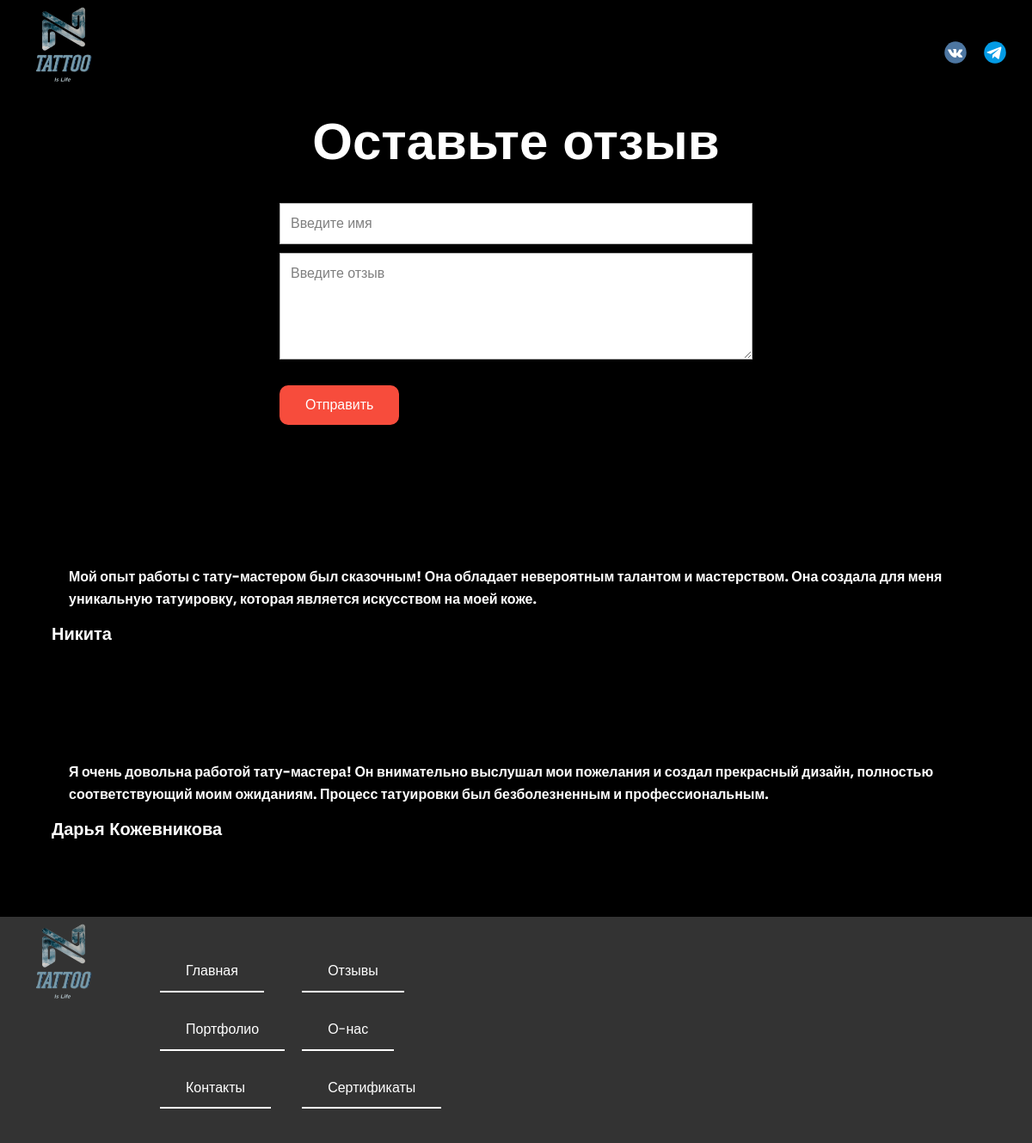
Screenshot of /Site1/page/Reviews.php with the database file from the repository.
### tables this page shows
CREATE TABLE `reviews` (
  `id_reviews` int(11) NOT NULL,
  `name` varchar(255) NOT NULL,
  `message` varchar(255) NOT NULL
);

### Site1/php/func.php (called while the page is built, shortened)
<?php
require_once 'config.php';
function getReviews(){
    global $pdo;
    $sql = 'SELECT * FROM reviews';
    $res = $pdo->query($sql);
    return $res->fetchAll();
}

### Site1/page/Reviews.php (the view, shortened to what this page needs)
<?php
  require_once('../php/func.php');
$reviews = getReviews();
?>
<!DOCTYPE html>
<html style="font-size: 16px;" lang="ru"><head>
    <link rel="stylesheet" href="../css/nicepage.css" media="screen">
<link rel="stylesheet" href="../css/Reviews.css" media="screen">
  <meta data-intl-tel-input-cdn-path="intlTelInput/"></head>
  <body data-path-to-root="./" data-include-products="false" class="u-body u-overlap u-overlap-contrast u-overlap-transparent u-xl-mode" data-lang="ru"><header class="u-align-center-sm u-align-center-xs u-clearfix u-header" id="sec-bdaf"><div class="u-clearfix u-sheet u-sheet-1">
        <a href="../index.php" class="u-image u-logo u-image-1" data-image-width="1925" data-image-height="2160">
          <img src="../images/f17715ae-4b19-37d7-af5e-aa8bac2a9376.jpg" class="u-logo-image u-logo-image-1">
        </a>
        <div class="u-hidden-xs u-social-icons u-spacing-20 u-social-icons-1">
          <a class="u-social-url" target="_blank" data-type="VK" title="VK" href="https://vk.com/lilpeep1996185"><span class="u-icon u-social-icon u-social-vk u-icon-1"><svg class="u-svg-link" preserveAspectRatio="xMidYMin slice" viewBox="0 0 112 112" style=""><use xlink:href="#svg-27f3"></use></svg></span>
          </a>
          <a class="u-social-url" target="_blank" data-type="Telegram" title="Telegram" href="https://t.me/tatoo250"><span class="u-icon u-social-icon u-social-telegram u-icon-2"><svg class="u-svg-link" preserveAspectRatio="xMidYMin slice" viewBox="0 0 112 112" style=""><use xlink:href="#svg-8fd4"></use></svg></span>
          </a>
        </div>
      </div></header>
    <section class="u-align-center u-black u-clearfix u-section-1" id="sec-d6fa">
      <div class="u-clearfix u-sheet u-sheet-1">
        <h2 class="u-text u-text-default u-text-1">Оставьте отзыв</h2>
        <div class="u-form u-form-1">
          <form onsubmit="location.reload();" action="" method="POST" class="u-clearfix u-form-spacing-10 u-form-vertical u-inner-form" style="padding: 10px">
          <div class="u-form-group u-form-name u-label-none">
              <input type="text" placeholder="Введите имя" id="name-3b9a" name="name" class="u-input u-input-rectangle" required="">
            </div>
            <div class="u-form-group u-form-message u-label-none">
              <textarea placeholder="Введите отзыв" rows="4" cols="50" id="message-3b9a" name="message" class="u-input u-input-rectangle" required=""></textarea>
            </div>
            <div class="u-align-left u-form-group">
            <input type="submit" value="Отправить" class="u-active-white u-border-none u-btn u-btn-round u-button-style u-custom-color-2 u-hover-white u-radius-10 u-btn-1" >
            </div>
          </form>
        </div>
      </div>
    </section>
    <?php foreach($reviews as $review): ?>
    <section class="u-black u-clearfix u-section-2" id="sec-5439">
      <div class="u-clearfix u-sheet u-sheet-1">
        <div class="data-layout-selected u-clearfix u-expanded-width-md u-expanded-width-sm u-expanded-width-xs u-gutter-0 u-layout-wrap u-layout-wrap-1">
          <div class="u-layout">
            <div class="u-layout-row">
              <div class="u-align-center-sm u-align-center-xs u-align-left-lg u-align-left-md u-align-left-xl u-container-style u-layout-cell u-right-cell u-size-60 u-layout-cell-1">
                <div class="u-container-layout u-container-layout-1">
                  <p class="u-text u-text-1"><?=$review['message']?></p>
                  <h5 class="u-text u-text-2"><?=$review['name']?></h5>
                </div>
              </div>
            </div>
          </div>
        </div>
      </div>
    </section>
    <?php endforeach; ?>
    <footer class="u-align-center-md u-align-center-sm u-align-center-xs u-clearfix u-footer u-grey-80" id="sec-1fad"><div class="u-clearfix u-sheet u-sheet-1">
      <div class="menu">
        <a href="../index.php" class="u-image u-logo u-image-1" style="margin: 0 50px 0 0;" data-image-width="1925" data-image-height="2160">
          <img src="../images/f17715ae-4b19-37d7-af5e-aa8bac2a9376.jpg" class="u-logo-image u-logo-image-1">
        </a>
        <ul class="ul_menu">
          <li class="li_menu"><a href="../index.php" class="u-active-none u-border-2 u-border-no-left u-border-no-right u-border-no-top u-border-white u-btn u-btn-rectangle u-button-style u-hover-none u-none u-btn-1">Главная </a></li>
          <li class="li_menu"><a href="../page/Portfolio.php" class="u-active-none u-border-2 u-border-no-left u-border-no-right u-border-no-top u-border-white u-btn u-btn-rectangle u-button-style u-hover-none u-none u-btn-2">Портфолио </a></li>
          <li class="li_menu"><a href="../page/Contacts.php" class="u-active-none u-border-2 u-border-no-left u-border-no-right u-border-no-top u-border-white u-btn u-btn-rectangle u-button-style u-hover-none u-none u-btn-3">Контакты </a></li>
        </ul>
        <ul>
          <li class="li_menu"><a href="../page/Contacts.php" class="u-active-none u-border-2 u-border-no-left u-border-no-right u-border-no-top u-border-white u-btn u-btn-rectangle u-button-style u-hover-none u-none u-btn-3">Отзывы </a></li>
          <li class="li_menu"><a href="../page/AboutUs.php" class="u-active-none u-border-2 u-border-no-left u-border-no-right u-border-no-top u-border-white u-btn u-btn-rectangle u-button-style u-hover-none u-none u-btn-3">О-нас </a></li>
          <li class="li_menu"><a href="../page/Certificates.php" class="u-active-none u-border-2 u-border-no-left u-border-no-right u-border-no-top u-border-white u-btn u-btn-rectangle u-button-style u-hover-none u-none u-btn-3">Сертификаты </a></li>
        </ul>
      </div>
      </div>
    </footer>
    <?php
      include('../templatess/loginAgain.php');
    ?>
</body></html>

### Site1/templatess/loginAgain.php (shortened to what this page needs)
<link rel="stylesheet" href="../css/style.css" media="screen">

### Site1/css/Reviews.css (style rules this page uses)
.u-section-1 { background-image: none; }
.u-section-1 .u-sheet-1 { min-height: 612px; }
.u-section-1 .u-text-1 { font-weight: 700; margin: 131px auto 0; }
.u-section-1 .u-form-1 { width: 570px; margin: 29px auto 59px; }
.u-section-1 .u-btn-1 { background-image: none; }
.u-section-2 { background-image: none; }
.u-section-2 .u-layout-wrap-1 { margin-bottom: 60px; }
.u-section-2 .u-container-layout-1 { padding: 30px; }
.u-section-2 .u-text-1 { font-weight: 700; margin: 16px 20px 0; }
.u-section-2 .u-text-2 { margin: 16px 0 0; }
.menu { display: flex; }
.li_menu { list-style-type: none; }

### Site1/css/style.css (style rules this page uses)
* { margin: 0; padding: 0; box-sizing: border-box; font-family: 'Poppins', sans-serif; }
body { min-height: 100vh; width: 100%; background: aqua; }

### rows the page displays
reviews: message "Мой опыт работы с тату-мастером был сказочным! Она обладает невероятным талантом и мастерством. Она создала для меня уникальную татуировку, которая является искусством на моей коже.", name "Никита"
reviews: message "Я очень довольна работой тату-мастера! Он внимательно выслушал мои пожелания и создал прекрасный дизайн, полностью соответствующий моим ожиданиям. Процесс татуировки был безболезненным и профессиональным.", name "Дарья Кожевникова"
